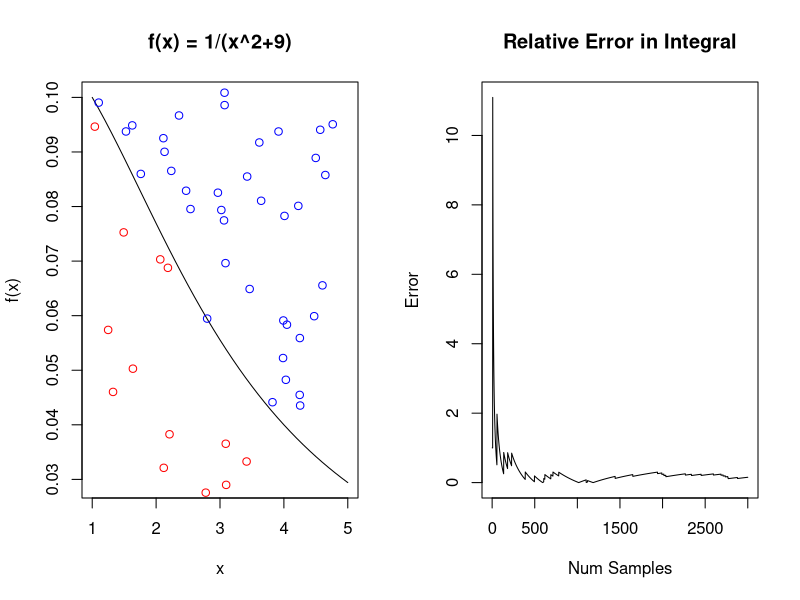

This figure's R source:
#Monte Carlo Integration 1-Dimension

#Goal: Write a Monte Carlo integrator for a 1D Function
#      (1) Calculus (By Hand)
#      (2) Numerical Integration (R Tools)
#      (3) Monte Carlo Integration

#Function Under Consideration:
#f(x) = 3 x^2 + 1
#Interval: 1 to 3

integrand <- function(x) {1/(x^2+9)} #<-- Will change based on function

minX = 1;
maxX = 5;

minY = 0;
maxY = 5;


# Set minY and maxY to the min max values of the integrand
#samples = integrand(seq(minX,maxX,0.0001));
#minY = min(samples);
#maxY = max(samples);
#areaUnderMinY = max(0, minY) * (maxX - minX);

#####################
# Plot the Function #
#####################

par(mfrow=c(1,2))    # set the plotting area into a 1*2 array
x <- seq(minX,maxX,0.1)
plot(x, integrand(x),type = 'l',
     col='black',main="f(x) = 1/(x^2+9)",ylab="f(x)")

################################
# (1) Calculus (i.e., By Hand) #
################################

antiDerivative <- function(x) {(1/3)*atan(x/3) } #<--Will Need to Change
calcIntegral = antiDerivative(maxX) - antiDerivative(minX);
cat("Calculus (By Hand) Integral", "\t= ",calcIntegral,"\n")

#############################
# (2) Numerical Integration #
#############################

soln = integrate(integrand, lower = minX, upper = maxX)
numericalIntegral = soln$value;
cat("Numerical Integration", "\t\t= ",numericalIntegral,"\n")

##############################
# (3) Monte Carlo Integrator #
##############################

maxSamples = 3000;

xVals=runif(maxSamples,minX,maxX);
yVals=runif(maxSamples,minY,maxY);

runningIntegral = rep(0,maxSamples);

boxArea = (maxX - minX)*(maxY - minY);

numPointsUnderCurve = 0;
for (j in seq(from=1,to=maxSamples,by=1))
{
  if(yVals[j] < integrand(xVals[j])){
    numPointsUnderCurve = numPointsUnderCurve +1;
    points(xVals[j],yVals[j],col='red')
    }
  else{ 
    points(xVals[j],yVals[j],col='blue')
    }
  runningIntegral[j] =  (numPointsUnderCurve/j)*boxArea #+ areaUnderMinY;
}

plot(seq(1,maxSamples,1),abs(runningIntegral-numericalIntegral)/numericalIntegral,
      type = 'l',col='black',
      main="Relative Error in Integral",ylab="Error",
      xlab="Num Samples")

monteCarloIntegral = (numPointsUnderCurve/maxSamples)*boxArea #+ areaUnderMinY;

cat("Monte Carlo Integration", "\t= ",monteCarloIntegral,"\n")
